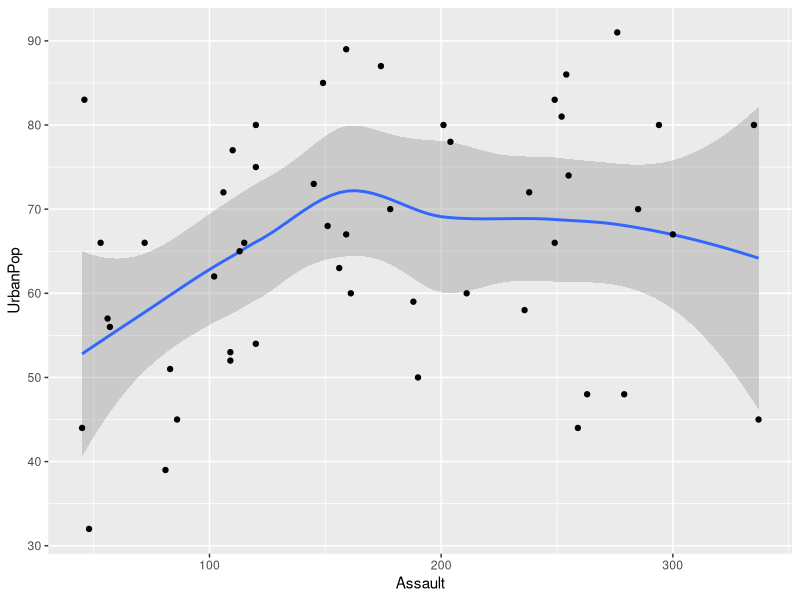

The R script that drew this image:
## ---- chunk 1
knitr::opts_chunk$set(echo = TRUE)
## ---- chunk 2
data <- datasets::USArrests
str(data)
library(ggplot2)
data$Assault <- as.numeric(data$Assault)
data$UrbanPop <- as.numeric(data$UrbanPop)
g <- ggplot(
  data = data, 
  mapping = aes(x = Assault, y = UrbanPop)
)
g <- g + geom_smooth()
g <- g + geom_point()
g
